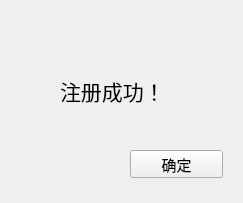
<?xml version="1.0" encoding="UTF-8"?>
<ui version="4.0">
 <class>regis_sus</class>
 <widget class="QWidget" name="regis_sus">
  <property name="geometry">
   <rect>
    <x>0</x>
    <y>0</y>
    <width>243</width>
    <height>203</height>
   </rect>
  </property>
  <property name="windowTitle">
   <string>Form</string>
  </property>
  <widget class="QLabel" name="label">
   <property name="geometry">
    <rect>
     <x>60</x>
     <y>70</y>
     <width>121</width>
     <height>41</height>
    </rect>
   </property>
   <property name="font">
    <font>
     <family>黑体</family>
     <pointsize>16</pointsize>
    </font>
   </property>
   <property name="text">
    <string>注册成功！</string>
   </property>
  </widget>
  <widget class="QPushButton" name="pushButton">
   <property name="geometry">
    <rect>
     <x>130</x>
     <y>150</y>
     <width>93</width>
     <height>28</height>
    </rect>
   </property>
   <property name="font">
    <font>
     <pointsize>11</pointsize>
    </font>
   </property>
   <property name="text">
    <string>确定</string>
   </property>
  </widget>
 </widget>
 <resources/>
 <connections>
  <connection>
   <sender>pushButton</sender>
   <signal>clicked()</signal>
   <receiver>regis_sus</receiver>
   <slot>close()</slot>
   <hints>
    <hint type="sourcelabel">
     <x>176</x>
     <y>163</y>
    </hint>
    <hint type="destinationlabel">
     <x>121</x>
     <y>101</y>
    </hint>
   </hints>
  </connection>
 </connections>
</ui>
